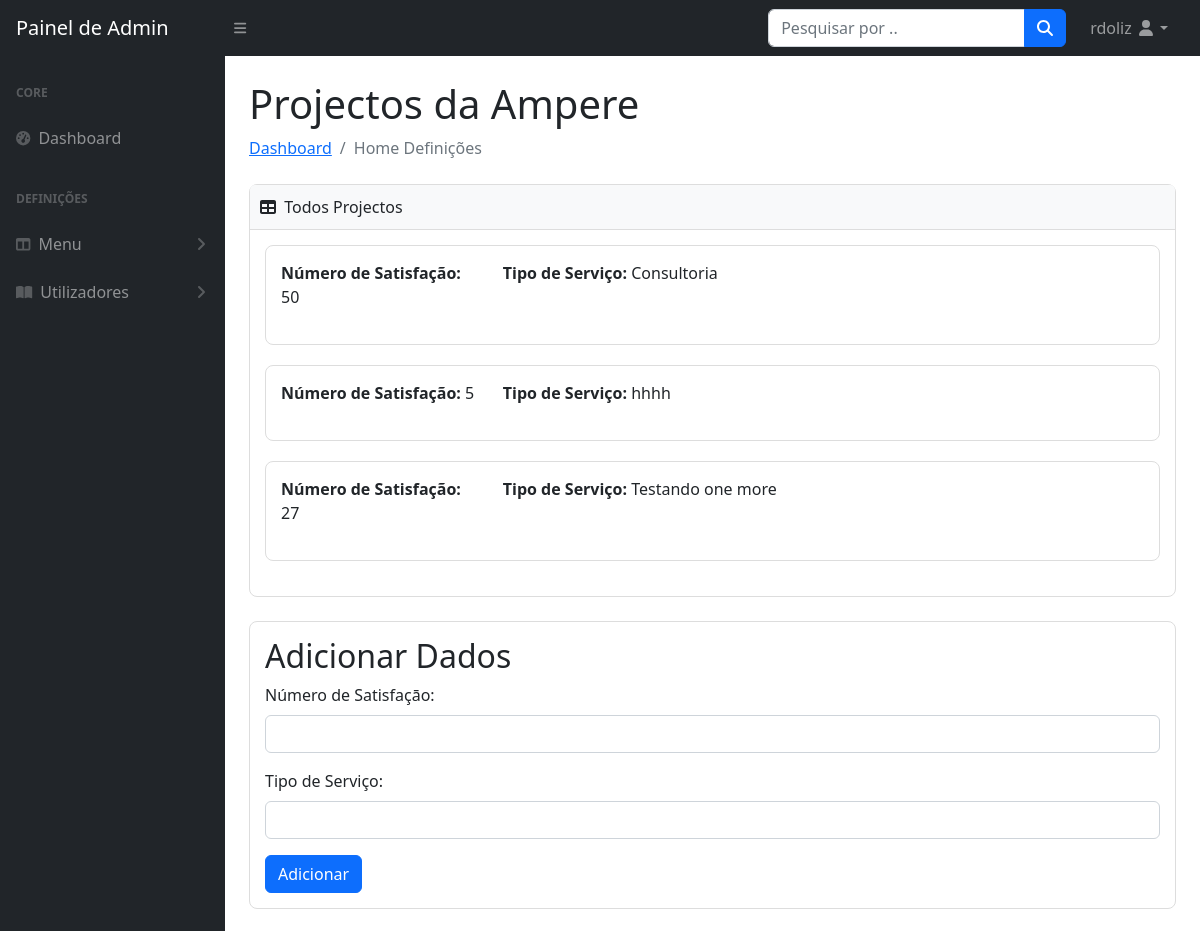
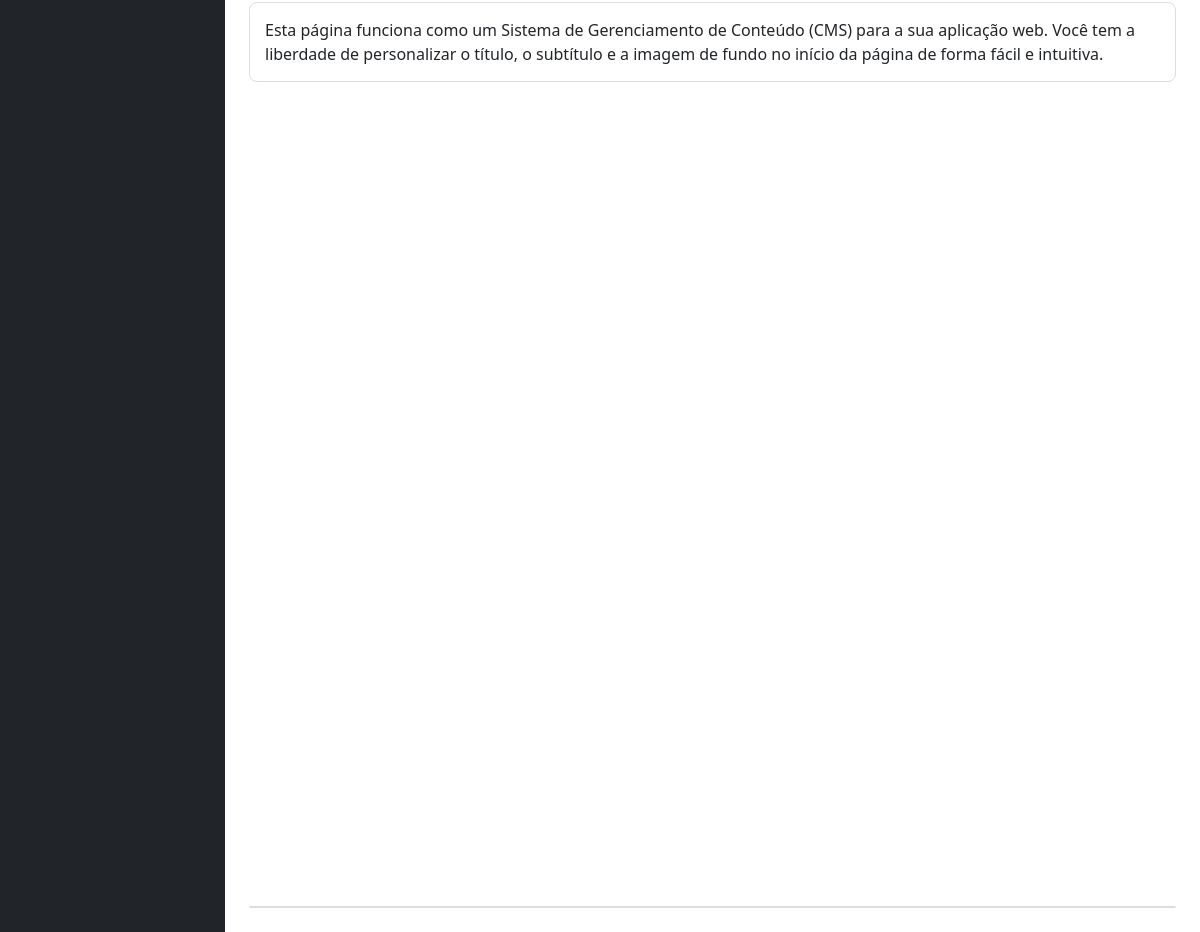
The page /admin/projectos.php (signed in) on the database its author committed (2 pictures, top to bottom).
### tables this page shows
CREATE TABLE `nossosprojectos` (
  `id` int(11) NOT NULL,
  `admin_id` int(11) NOT NULL,
  `numero` int(55) NOT NULL,
  `tipo_servico` varchar(100) NOT NULL
);

### admin/projectos.php (the view, shortened to what this page needs)
<?php
include 'config/config.php';
$sql = "SELECT * FROM nossosprojectos";
$result = mysqli_query($conn, $sql);
?>
<!DOCTYPE html>
<html lang="en">
    <head>
        <link href="css/styles.css" rel="stylesheet" />
        <link href="css/dbcard.css" rel="stylesheet" />
    </head>
    <body>
    <nav class="sb-topnav navbar navbar-expand navbar-dark bg-dark">
            <a class="navbar-brand ps-3" href="index.html">Painel de Admin</a>
            <button class="btn btn-link btn-sm order-1 order-lg-0 me-4 me-lg-0" id="sidebarToggle" href="#!"><i class="fas fa-bars"></i></button>
            <form class="d-none d-md-inline-block form-inline ms-auto me-0 me-md-3 my-2 my-md-0">
                <div class="input-group">
                    <input class="form-control" type="text" placeholder="Pesquisar por .." aria-label="Search for..." aria-describedby="btnNavbarSearch" />
                    <button class="btn btn-primary" id="btnNavbarSearch" type="button"><i class="fas fa-search"></i></button>
                </div>
            </form>
            <ul class="navbar-nav ms-auto ms-md-0 me-3 me-lg-4">
                <li class="nav-item dropdown">
                    <a class="nav-link dropdown-toggle" id="navbarDropdown" href="#" role="button" data-bs-toggle="dropdown" aria-expanded="false"> <?php echo  $_SESSION['username']; ?> <i class="fas fa-user fa-fw"></i></a>
                </li>
            </ul>
        </nav>
        <div id="layoutSidenav">
            <div id="layoutSidenav_nav">
                <nav class="sb-sidenav accordion sb-sidenav-dark" id="sidenavAccordion">
                    <div class="sb-sidenav-menu">
                        <div class="nav">
                            <div class="sb-sidenav-menu-heading">Core</div>
                            <a class="nav-link" href="index.html">
                                <div class="sb-nav-link-icon"><i class="fas fa-tachometer-alt"></i></div>
                                Dashboard
                            </a>
                            <div class="sb-sidenav-menu-heading">Definições</div>
                            <a class="nav-link collapsed" href="#" data-bs-toggle="collapse" data-bs-target="#collapseLayouts" aria-expanded="false" aria-controls="collapseLayouts">
                                <div class="sb-nav-link-icon"><i class="fas fa-columns"></i></div>
                                Menu
                                <div class="sb-sidenav-collapse-arrow"><i class="fas fa-angle-down"></i></div>
                            </a>
                            <a class="nav-link collapsed" href="#" data-bs-toggle="collapse" data-bs-target="#collapsePages" aria-expanded="false" aria-controls="collapsePages">
                                <div class="sb-nav-link-icon"><i class="fas fa-book-open"></i></div>
                                Utilizadores
                                <div class="sb-sidenav-collapse-arrow"><i class="fas fa-angle-down"></i></div>
                            </a>
                    </div>
                </nav>
            </div>
        <main>
    <div class="container-fluid px-4">
        <h1 class="mt-4">Projectos da Ampere</h1>
        <ol class="breadcrumb mb-4">
            <li class="breadcrumb-item"><a href="home.php">Dashboard</a></li>
            <li class="breadcrumb-item active">Home Definições</li>
        </ol>
        <div class="card mb-4">
        <div class="card-header">
            <i class="fas fa-table me-1"></i>
            Todos Projectos
        </div>
        <div class="card-body">
            <?php while ($row = mysqli_fetch_assoc($result)) : ?>
                <div class="card">
                    <div class="card-body">
                        <div class="row">
                            <div class="col-md-3">
                                <strong>Número de Satisfação:</strong> <?php echo $row['numero']; ?>
                            </div>
                            <div class="col-md-6">
                                <strong>Tipo de Serviço:</strong> <?php echo $row['tipo_servico']; ?>
                            </div>
                        </div>
                    </div>
                </div>
            <?php endwhile ?>
        </div>
    </div>
    <div class="card mb-4">
        <div class="card-body">
            <h2>Adicionar Dados</h2>
            <form method="post" enctype="multipart/form-data">
                <div class="mb-3">
                    <label for="numero" class="form-label">Número de Satisfaçāo:</label>
                    <input type="number" class="form-control" id="numero" name="numero" required>
                </div>
                <div class="mb-3">
                    <label for="tipo_servico" class="form-label">Tipo de Serviço:</label>
                    <input type="text" class="form-control" id="tipo_servico" name="tipo_servico" required>                </div>
                <button type="submit" class="btn btn-primary" name="submit">Adicionar</button>
            </form>
        </div>
    </div>
        <div class="card mb-4">
            <div class="card-body">
            <p class="mb-0">
    Esta página funciona como um Sistema de Gerenciamento de Conteúdo (CMS) para a sua aplicação web. Você tem a liberdade de personalizar o título, o subtítulo e a imagem de fundo no início da página de forma fácil e intuitiva. </p>
            </div>
        </div>
        <div style="height: 100vh"></div>
        <div class="card mb-4">
        </div>
    </div>
</main>
        </div>
    </body>
</html>

### admin/css/dbcard.css (style rules this page uses)
.card { border: 1px solid #ddd; border-radius: 8px; margin-bottom: 20px; }
.card-header { background-color: #f8f9fa; padding: 10px; border-bottom: 1px solid #ddd; }
.card-body { padding: 15px; }
.row { margin-bottom: 10px; }
.col-md-3, .col-md-6 { margin-bottom: 10px; }
strong { font-weight: bold; }

### rows shown on the page
nossosprojectos: numero "50", tipo_servico "Consultoria"
nossosprojectos: numero "5", tipo_servico "hhhh"
nossosprojectos: numero "27", tipo_servico "Testando one more"

### other values the page prints
$_SESSION['username'] "rdoliz"
